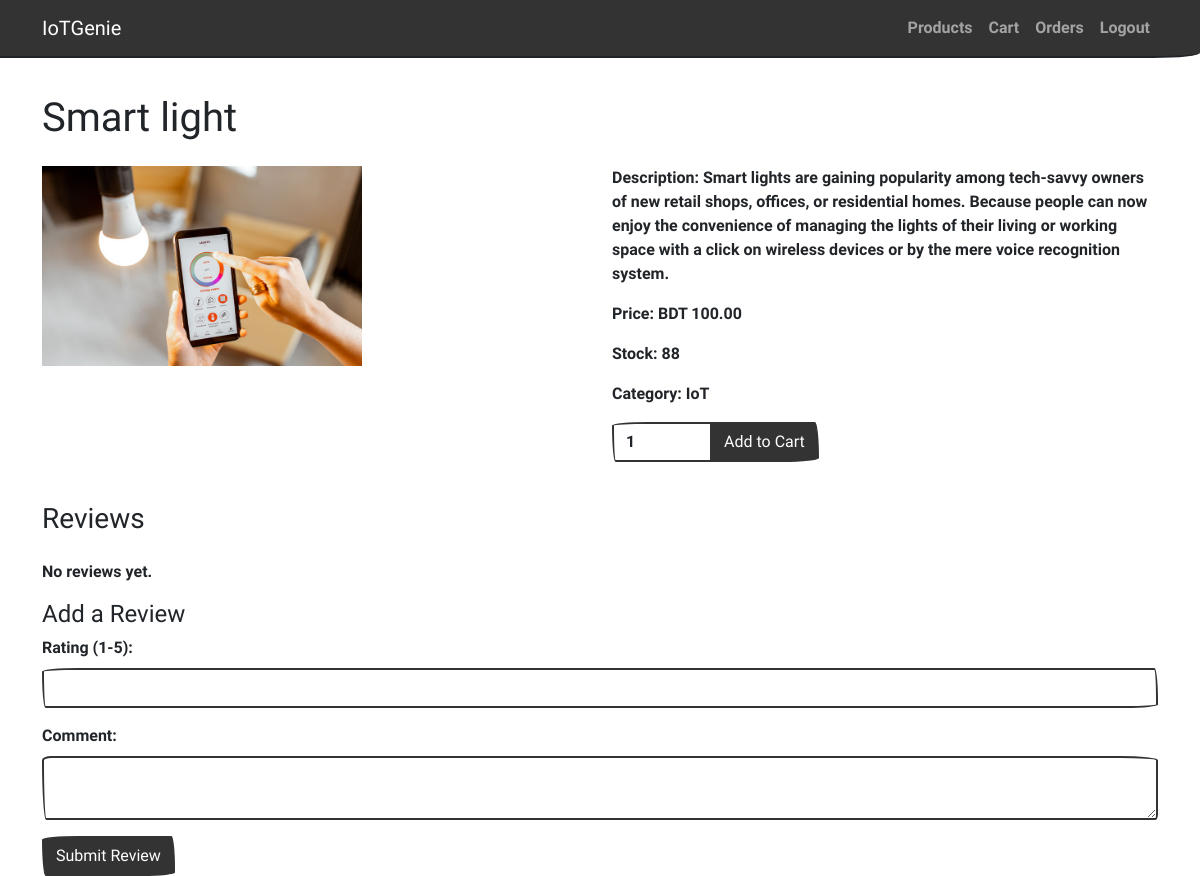
/products/2/ (signed in), run on the app's committed database.
### shop/models.py (models this page shows, shortened)
class Product(models.Model):
    name = models.CharField(max_length=200)
    description = models.TextField()
    price = models.DecimalField(max_digits=10, decimal_places=2)
    stock = models.PositiveIntegerField()
    category = models.CharField(max_length=100)
    image = models.ImageField(upload_to='products/', null=True, blank=True)
    created_at = models.DateTimeField(auto_now_add=True)
    updated_at = models.DateTimeField(auto_now=True)

### shop/views.py (the view)
# urls.py: path('products/<int:product_id>/', views.product_detail, name='product_detail'),
@login_required
def product_detail(request, product_id):
    product = get_object_or_404(Product, id=product_id)
    return render(request, 'product_detail.html', {'product': product})

### templates/product_detail.html (shortened to what this page needs)
{% extends 'base.html' %}
{% block content %}
<h1 class="my-4">{{ product.name }}</h1>
<div class="row">
    <div class="col-md-6">
        {% if product.image %}
        <img src="{{ product.image.url }}" class="img-fluid product-img" alt="{{ product.name }}">
        {% endif %}
    </div>
    <div class="col-md-6">
        <p><strong>Description:</strong> {{ product.description }}</p>
        <p><strong>Price:</strong> BDT {{ product.price }}</p>
        <p><strong>Stock:</strong> {{ product.stock }}</p>
        <p><strong>Category:</strong> {{ product.category }}</p>
        {% if user.is_authenticated %}
        <form method="post" action="{% url 'add_to_cart' product.id %}">
            <div class="input-group mb-3">
                <input type="number" name="quantity" value="1" min="1" class="form-control" style="max-width: 100px;">
                <button type="submit" class="btn btn-primary">Add to Cart</button>
            </div>
        </form>
        {% else %}
        <p>Please <a href="{% url 'login' %}">log in</a> to add to cart.</p>
        {% endif %}
    </div>
</div>
<h3 class="my-4">Reviews</h3>
{% for review in product.reviews.all %}
<div class="card mb-2">
    <div class="card-body">
        <p><strong>{{ review.user.username }}</strong> ({{ review.rating }} stars)</p>
        <p>{{ review.comment }}</p>
        <small>{{ review.created_at }}</small>
    </div>
</div>
{% empty %}
<p>No reviews yet.</p>
{% endfor %}
{% if user.is_authenticated %}
<h4>Add a Review</h4>
<form method="post" action="{% url 'add_review' product.id %}">
    <div class="mb-3">
        <label for="rating" class="form-label">Rating (1-5):</label>
        <input type="number" name="rating" min="1" max="5" class="form-control" required>
    </div>
    <div class="mb-3">
        <label for="comment" class="form-label">Comment:</label>
        <textarea name="comment" class="form-control"></textarea>
    </div>
    <button type="submit" class="btn btn-primary">Submit Review</button>
</form>
{% endif %}
{% endblock %}

### templates/base.html (style rules this page uses)
body { padding-top: 70px; }
.product-img { max-height: 200px; object-fit: cover; }

### data on the page
Product: name "Smart light", image (picture), description "Smart lights are gaining popularity among tech-savvy owners of new retail shops, offices, or residential homes. Because people can now enjoy the convenience of managing the lights of their living or working space with a click on wireless devices or by the mere voice recognition system.", price "100.00", stock "88", category "IoT"
